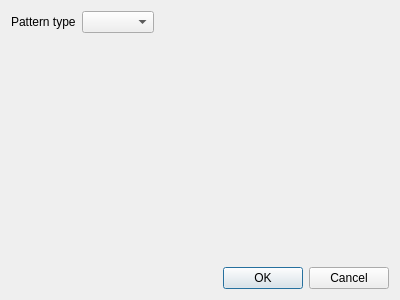
<?xml version="1.0" encoding="UTF-8"?>
<ui version="4.0">
 <class>Form</class>
 <widget class="QWidget" name="Form">
  <property name="geometry">
   <rect>
    <x>0</x>
    <y>0</y>
    <width>400</width>
    <height>300</height>
   </rect>
  </property>
  <property name="windowTitle">
   <string>Form</string>
  </property>
  <layout class="QGridLayout" name="gridLayout">
   <item row="0" column="0">
    <widget class="QLabel" name="labelType">
     <property name="text">
      <string>Pattern type</string>
     </property>
    </widget>
   </item>
   <item row="0" column="1">
    <widget class="QComboBox" name="modeComboBox"/>
   </item>
   <item row="0" column="2">
    <spacer name="horizontalSpacer">
     <property name="orientation">
      <enum>Qt::Horizontal</enum>
     </property>
     <property name="sizeHint" stdset="0">
      <size>
       <width>40</width>
       <height>20</height>
      </size>
     </property>
    </spacer>
   </item>
   <item row="1" column="2">
    <widget class="QWidget" name="widgetPattern" native="true"/>
   </item>
   <item row="2" column="2">
    <widget class="QWidget" name="widgetSignal" native="true"/>
   </item>
   <item row="3" column="0" colspan="3">
    <widget class="QDialogButtonBox" name="buttonBox">
     <property name="standardButtons">
      <set>QDialogButtonBox::Cancel|QDialogButtonBox::Ok</set>
     </property>
    </widget>
   </item>
   <item row="1" column="0" rowspan="2" colspan="2">
    <widget class="QWidget" name="widgetParams" native="true"/>
   </item>
  </layout>
 </widget>
 <resources/>
 <connections/>
</ui>
